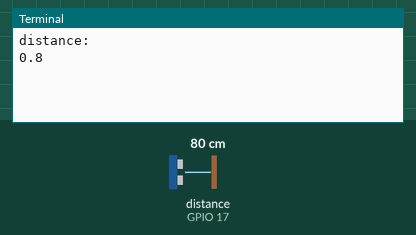
A program run on a simulated Raspberry Pi (BCM pin numbers). Shown: the last lines printed to the terminal. Inputs (shaded band) come from the test bench; at power-on: distance to the obstacle (sensor on GPIO 17) 80 cm. The echo pulse lasts 58.3 µs per cm.

Above: at 1.2 s.
1.3 s: distance to the obstacle (sensor on GPIO 17) set to 2 cm
At 3.1 s:
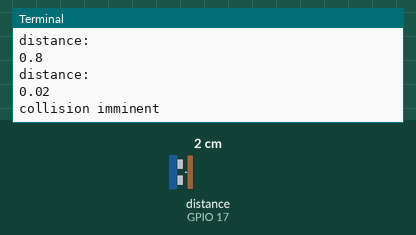
4.3 s: distance to the obstacle (sensor on GPIO 17) set to 35 cm
At 6.3 s:
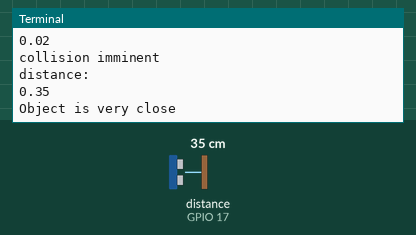
7.3 s: distance to the obstacle (sensor on GPIO 17) set to 60 cm
At 8.9 s:
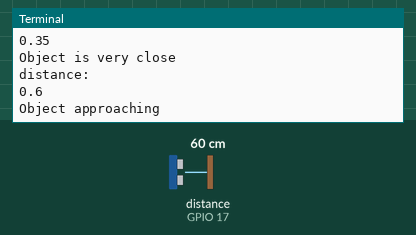
Timing chart, 0 to 10.4 s (numbered marks = the images above; inputs shaded):
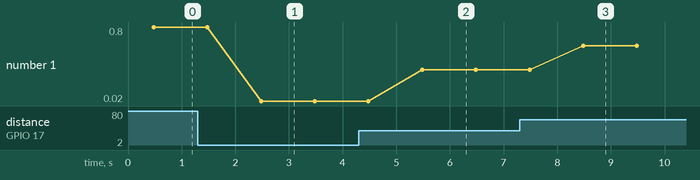

Measured:
- after the input at 1.3 s, the terminal: prints a new line after 1.2 s (image 1)
- after the input at 4.3 s, the terminal: prints a new line after 1.2 s (image 2)
- after the input at 7.3 s, the terminal: prints a new line after 1.2 s (image 3)
- plotted number 1: 0.8 → 0.02 after the input at 1.3 s, 0.02 → 0.35 after the input at 4.3 s, 0.35 → 0.6 after the input at 7.3 s

The program:

I2C.py
```python
from time import sleep
from gpiozero import DistanceSensor
from signal import signal, SIGTERM, SIGHUP, pause


sensor = DistanceSensor(echo = 17, trigger = 4)

def terminate():
    exit(1)

signal(SIGTERM, terminate)
signal(SIGHUP, terminate)

while True:
    distance = sensor.value
    print("distance:")
    print(distance)
    if distance > 1:
        print("No object detected")
    if 1 > distance > 0.8:
        print("Object detected")
    if 0.8 > distance > 0.5:
        print("Object approaching")
    if 0.5 > distance > 0.2:
        print("Object is very close")
    if 0.2 > distance > 0:
        print("collision imminent")
    sleep(1)


    
```
